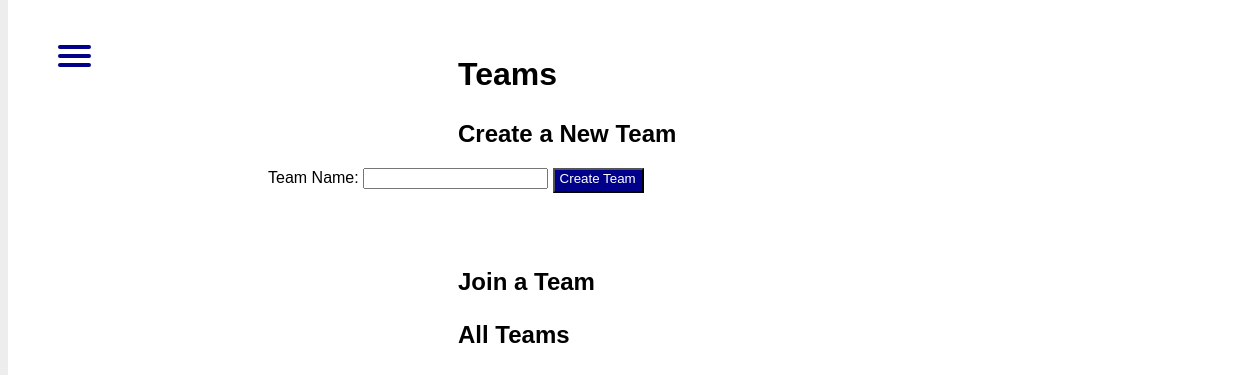
The app's page /teams (signed in), older data.
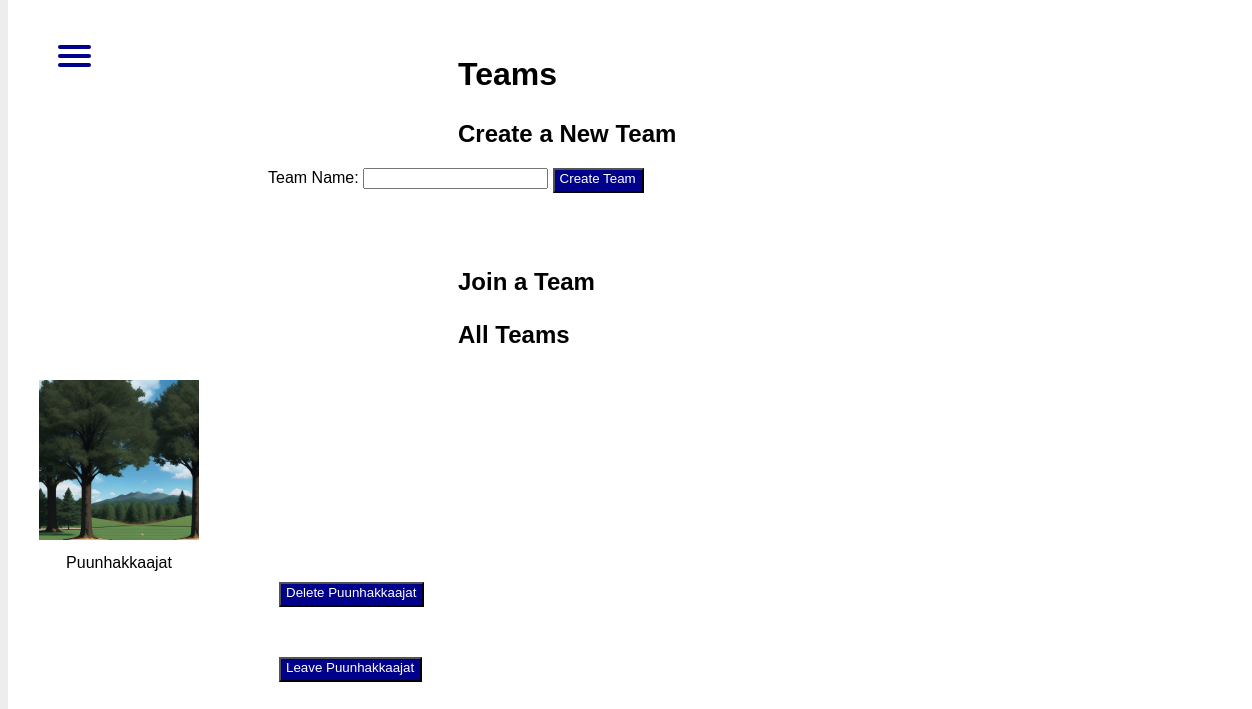
The same page, newer data.
### models.py (models this page shows, shortened)
class BaseModel(db.Model):
    __abstract__ = True

class Team(BaseModel):
    __bind_key__ = 'users'
    id = db.Column(db.Integer, primary_key=True)
    name = db.Column(db.String(255), nullable=False)
    creator_id = db.Column(db.Integer, db.ForeignKey('user.id'), nullable=False)
    creator = db.relationship('User', foreign_keys=[creator_id])
    members = db.relationship('TeamMember', backref='team', lazy=True)

### dgs.py (the view)
@app.route("/teams", methods=["GET"])
def teams():
    teams = Team.query.all()
    current_user = User.query.filter_by(username=session['username']).first()
    return render_template("teams.html", teams=teams, current_user_id=current_user.id)

### templates/teams.html (shortened to what this page needs)
<!DOCTYPE html>
<html lang="en">
<head>
    <link rel="stylesheet" href="https://cdn.jsdelivr.net/npm/purecss@3.0.0/build/pure-min.css"
>
    <link rel="stylesheet" href="{{ url_for('static', filename='style.css') }}">
</head>
<body>
    <nav role="navigation">
        <div id="menuToggle">
            <span></span>
            <span></span>
            <span></span>
            <ul id="menu">
            </ul>
        </div>
    </nav>
    <h1>Teams</h1>
    <h2>Create a New Team</h2>
    <form action="{{ url_for('create_team') }}" method="post">
        <label for="team_name">Team Name:</label>
        <input type="text" id="team_name" name="team_name" required>
        <input type="submit" value="Create Team">
    </form>
    <h2>Join a Team</h2>
    <h2>All Teams</h2>
    {% for team in teams %}
        <div class="team-box">
            <a href="{{ url_for('view_team', team_id=team.id) }}">
                {% if team.logo %}
                    <img src="{{ url_for('static', filename=team.logo) }}" alt="{{ team.name }} logo">
                {% else %}
                    <img src="{{ url_for('static', filename='default_logo.png') }}" alt="Default logo">
                {% endif %}
            </a>
            <div class="team-name">{{ team.name }}</div>
            {% if session['username'] == team.creator_id %}
                <form action="{{ url_for('delete_team', team_id=team.id) }}" method="post">
                    <input type="submit" value="Delete {{ team.name }}">
                </form>
            {% endif %}
            <form action="{{ url_for('leave_team', team_id=team.id) }}" method="post">
                <input type="submit" value="Leave {{ team.name }}">
            </form>
        </div>
    {% endfor %}
</body>
</html>

### static/style.css (style rules this page uses)
body { font-family: Arial, sans-serif; font-size: 16px; }
input[type="submit"] { background-color: darkblue; color: white; padding-bottom: 5px; padding-left: 5px; }
#menuToggle { display: block; position: relative; top: 50px; left: 50px; z-index: 1; -webkit-user-select: none; user-select: none; }
#menuToggle span { display: block; width: 33px; height: 4px; margin-bottom: 5px; position: relative; top: -13px; background: darkblue; border-radius: 3px; z-index: 1; transform-origin: 4px 0px; transition: transform 0.5s cubic-bezier(0.77, 0.2, 0.05, 1.0), background 0.5s cubic-bezier(0.77, 0.2, 0.05, 1.0), opacity 0.55s ease; }
#menuToggle span:nth-last-child(2) { transform-origin: 0% 100%; }
#menu { position: absolute; width: 150px; height: 77vh; margin: -100px 0 0 -50px; padding: 50px; padding-top: 125px; background: #ededed; list-style-type: none; -webkit-font-smoothing: antialiased; transform-origin: 0% 0%; transform: translate(-100%, 0); transition: transform 0.5s cubic-bezier(0.77, 0.2, 0.05, 1.0); }
h1 { padding-top: 5px; padding-left: 450px; }
h2 { padding-top: 5px; padding-left: 450px; }
form { padding-left: 260px; padding-bottom: 50px; }
.team-box { width: 200px; height: 200px; margin: 10px; border: 1px solid #ffffff; text-align: center; display: inline-block; vertical-align: top; }
.team-box img { max-width: 100%; max-height: 80%; }
.team-box .team-name { margin: 10px 0; }

Row changes from the older to the newer data that the page shows:
added Team: name "Puunhakkaajat", name "Delete Puunhakkaajat", name "Leave Puunhakkaajat"
